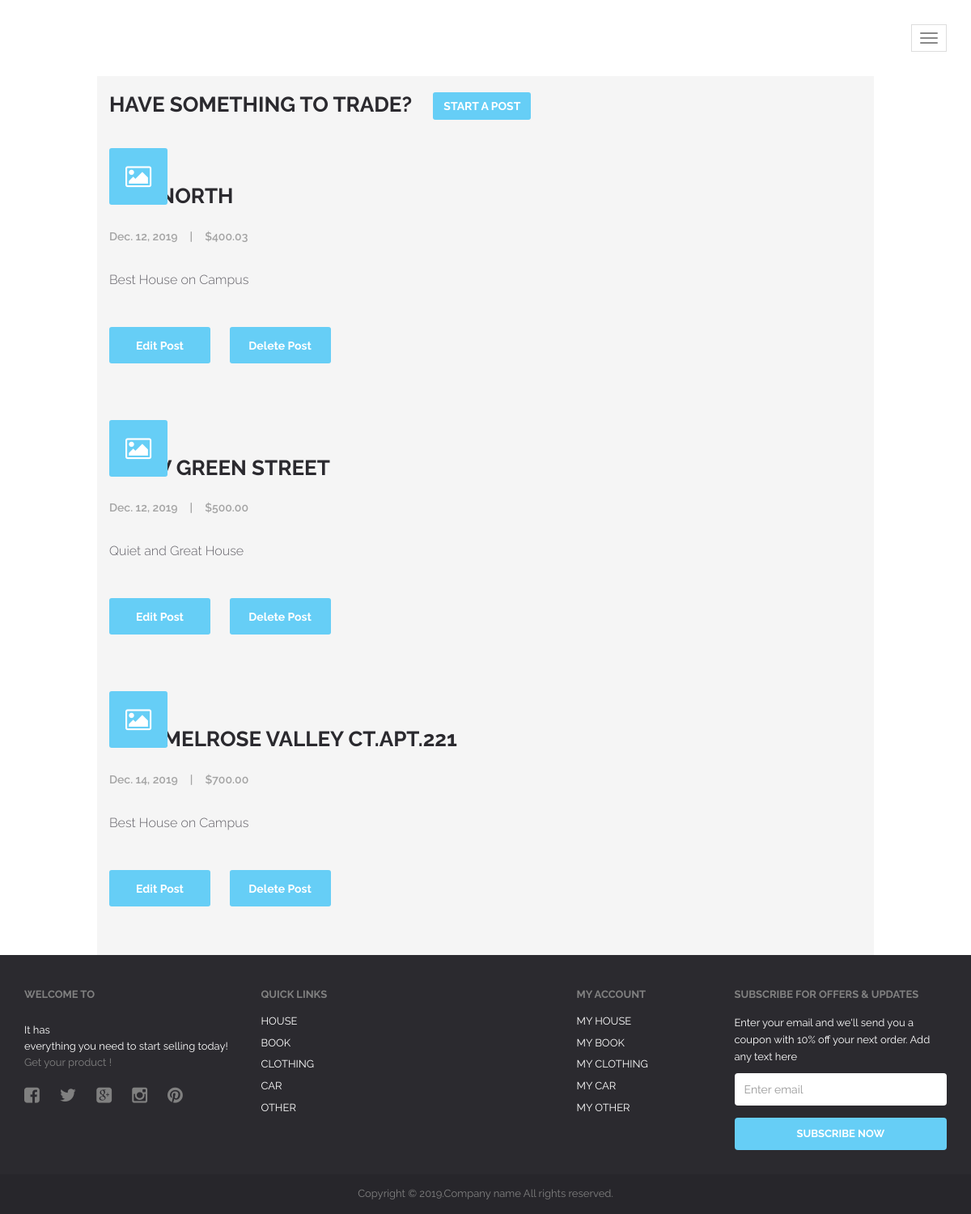
Screenshot of /myHouse/1/ (signed in) with the database file from the repository.
### market/models.py (models this page shows, shortened)
class House(models.Model):
    houseId = models.AutoField(primary_key=True)
    houseName = models.CharField(max_length=50)
    houseAuthor = models.ForeignKey(User,on_delete=models.CASCADE)
    houseDescription = models.CharField(max_length=1000)
    housePostDate = models.DateField(default=datetime.date.today)
    housePrice = models.DecimalField(max_digits=20, decimal_places=2)
    housePicUrl = models.URLField(max_length=200, blank=True)
    HouseStartDate = models.DateField(default=datetime.date.today)
    HouseEndDate = models.DateField(default=datetime.date.today)
    houseLocation = models.CharField(max_length=100,default="Champaign")
    def get_update_url(self):
        return reverse('HouseUpdate', kwargs={'pk': self.pk})
    def get_delete_url(self):
        return reverse('HouseDelete', kwargs={'pk': self.pk})

### market/views.py (the view)
# urls.py: path('myHouse/<int:pk>/', MyHouse.as_view(), name='MyHouse'),
class MyHouse(LoginRequiredMixin,View):
    def get(self, request, pk):
        admin_group = Group.objects.get(name="administration").user_set.all()
        user_object = User.objects.filter(pk = request.user.pk)[0]
        admin_user = user_object in admin_group
        houseItems = House.objects.filter(houseAuthor=pk).order_by('housePostDate')
        return render(request, 'market/MyHouse.html', context={'HouseItems': houseItems, 'author_pk': pk, 'admin_user':admin_user})

### market/templates/market/MyHouse.html (shortened to what this page needs)
{% extends 'market/base.html' %}
{%  block Content %}
    {% if user.pk == author_pk or admin_user %}
    <div class="container" style="background-color:whitesmoke; width:80%">
    <h3 class="blog-post-title"><a href="{% url "HouseCreate" %}">Have Something to Trade?
        <span href="" class="btn btn-blue" style="margin-left:20px">Start a Post</span></h3>
    </div>
        {% for house in HouseItems %}
            <div class="container" style="background-color:whitesmoke; width:80%">
                <div class="blog" style="padding-top:10px;">
                    <div class="row" >
                        <div class="col-md-8 blog-content" style="padding-bottom:10px">
                            <div class="row">
                                <div class="col-md-12 blog-block">
                                    <div class="inner" style="padding-bottom:0">
                                    <div class="blog-image">
                                    <i class="fa fa-image"></i>
                                    </div>
                                    <h3 class="blog-post-title"><a href="">{{ house.houseName }}</a></h3>
                                    <div class="blog-meta">{{ house.housePostDate }}<span>|</span><a href="">${{ house.housePrice }}</a></div>
                                    <p>
                                        {{ house.houseDescription }}
                                    </p>
                                        <a href="{{ house.get_update_url }}" class="btn btn-blue" style="margin-right: 20px">Edit Post</a>
                                        <a href="{{ house.get_delete_url }}" class="btn btn-blue">Delete Post</a>
                                    </div>
                                </div>
                            </div>
                        </div>
                    </div>
                </div>
                </div>
        {% empty %}
            <li><em>There are currently nothing posted.</em></li>
        {% endfor %}
    {%else%}
        <h2><em>You cannot view other user's post page</em></h2>
    {%endif%}
{%  endblock %}

### market/templates/market/base.html (shortened to what this page needs)
{% load staticfiles %}
<!DOCTYPE html>
<html lang="en">
  <head>
    <link href="{% static 'market/font-awesome/css/font-awesome.css' %}" rel='stylesheet' type='text/css'>
    <link href="{% static 'market/css/bootstrap.min.css' %}" rel="stylesheet">
    <link href="{% static 'market/style.css'%}" rel="stylesheet">
    <link href="{% static 'market/responsive.css' %}" rel="stylesheet">
    <link href="{% static 'market/css/owl.carousel.css' %}" rel="stylesheet">
    <link href="{% static 'market/css/owl.theme.css' %}" rel="stylesheet">
    <link href="{% static 'market/css/owl.transitions.css' %}" rel="stylesheet">
    <link href="{% static 'market/css/prettyPhoto.css' %}" rel="stylesheet">
  </head>
  <body>
    <div id="believe-nav">
    <div class="container">
    <div class="min-marg">
    <nav class="navbar navbar-default">
    <div class="navbar-header">
    <button type="button" class="navbar-toggle collapsed" data-toggle="collapse" data-target="#bs-example-navbar-collapse-1">
    <span class="icon-bar"></span>
    <span class="icon-bar"></span>
    <span class="icon-bar"></span>
    </button>
    </div>
    </nav>
    </div>
    </div>
    </div>
    <main>
    <div>
    {% block Content %}
    {% endblock %}
    </div>
    </main>
    <div id="footer">
    <div class="footer-widget">
    <div class="container">
    <div class="row">
    <div class="col-md-3">
    <div class="text-widget">
    <div class="wid-title">Welcome to</div>
    <p>
    It has<br/>everything you need to start selling today! <a href="">Get your product !</a>
    </p>
    <ul class="ft-soc clearfix">
    <li><a href=""><i class="fa fa-facebook-square"></i></a></li>
    <li><a href=""><i class="fa fa-twitter"></i></a></li>
    <li><a href=""><i class="fa fa-google-plus-square"></i></a></li>
    <li><a href=""><i class="fa fa-instagram"></i></a></li>
    <li><a href=""><i class="fa fa-pinterest"></i></a></li>
    </ul>
    </div>
    </div>
    <div class="col-md-2">
    <div class="quick-links">
    <div class="wid-title">Quick Links</div>
    <ul>
    <li><a href="{% url "HouseList" %}">House</a></li>
    <li><a href="{% url "BookList" %}">Book</a></li>
    <li><a href="{% url "ClothingList" %}">Clothing</a></li>
    <li><a href="{% url "CarList" %}">Car</a></li>
    <li><a href="{% url "OtherList" %}">Other</a></li>
    </ul>
    </div>
    </div>
    <div class="col-md-2">
    <div class="term">
    <div class="wid-title">&nbsp;</div>
    </div>
    </div>
    <div class="col-md-2">
    <div class="quick-links">
    <div class="wid-title">My Account</div>
    {% if user.is_authenticated %}
    <ul>
    <li><a href="{% url "MyHouse" pk=user.id %}">My House</a></li>
    <li><a href="{% url "MyBook" pk=user.id %}">My Book</a></li>
    <li><a href="{% url "MyClothing" pk=user.id %}">My Clothing</a></li>
    <li><a href="{% url "MyCar" pk=user.id %}">My Car</a></li>
    <li><a href="{% url "MyOther" pk=user.id %}">My Other</a></li>
    </ul>
        {%  endif %}
    </div>
    </div>
    <div class="col-md-3">
    <div class="subscribe">
    <div class="wid-title">Subscribe for OFFERS & UPDATES</div>
    <p>
    Enter your email and we'll send you a coupon
    with 10% off your next order. Add any text here
    </p>
    <form>
    <div class="form-group">
    <input type="email" class="form-control" id="exampleInputEmail1" placeholder="Enter email">
    </div>
    <button type="submit" class="btn btn-default">Subscribe Now</button>
    </form>
    </div>
    </div>
    </div>
    </div>
    </div>
    <div class="footer-text">
    <div class="container">
    <p>Copyright &copy; 2019.Company name All rights reserved.</p>
    </div>
    </div>
    </div>
  </body>
</html>

### market/static/market/responsive.css (style rules this page uses)
@media (max-width:1200px) { .navbar-header { float: none; } }
@media (max-width:1200px) { .navbar-toggle { display: block; margin:0 15px; border-radius:0; } }

### rows the page displays
House: houseName "ONE NORTH", housePostDate "Dec. 12, 2019", housePrice "400.03", houseDescription "Best House on Campus"
House: houseName "601 W GREEN STREET", housePostDate "Dec. 12, 2019", housePrice "500.00", houseDescription "Quiet and Great House"
House: houseName "1608 MELROSE VALLEY CT.APT.221", housePostDate "Dec. 14, 2019", housePrice "700.00", houseDescription "Best House on Campus"
